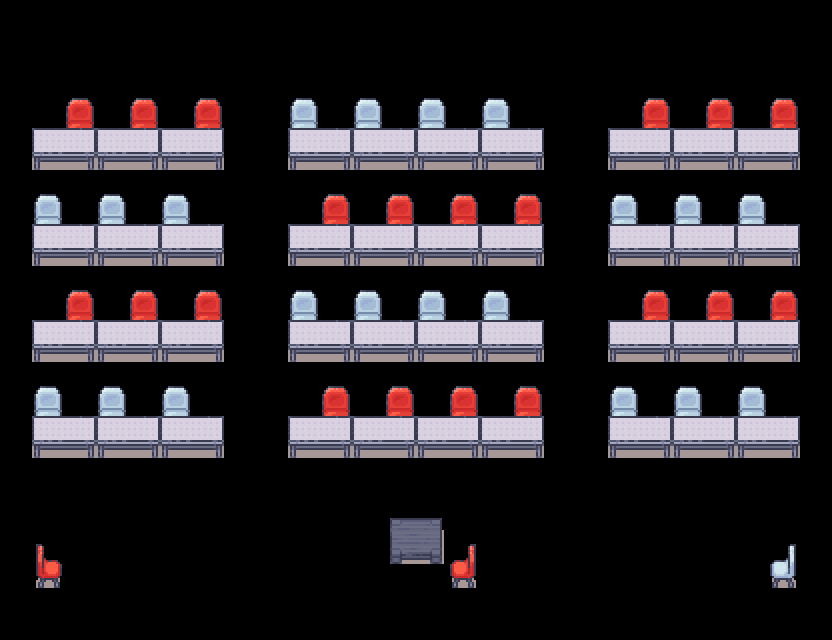

This is a level from a 2D game, rendered from its Tiled map with the project's own tilesets. A one-line summary and the map file follow, with tile-layer data summarised:
An orthogonal 26x20 tile map with 32x32 px tiles, 1 tile layer (CHAIR), 4 hidden layers not drawn, 2 tilesets.

<map version="1.10" tiledversion="1.10.2" orientation="orthogonal" renderorder="right-down" width="26" height="20" tilewidth="32" tileheight="32" infinite="0" nextlayerid="6" nextobjectid="1">
 <tileset firstgid="1" source="../../TSX FILES/(LAYER1) GLE_CR.tsx" />
 <tileset firstgid="8285" source="../../TSX FILES/FULL_INTERIOR.tsx" />
 <layer id="1" name="FLOORING" width="26" height="20" visible="0">
  <data>[520 cells, 456 non-empty, 1 distinct tile ids]</data>
 </layer>
 <layer id="2" name="WALL" width="26" height="20" visible="0">
  <data>[520 cells, 136 non-empty, 11 distinct tile ids]</data>
 </layer>
 <layer id="4" name="FLOOR UP -1" width="26" height="20" visible="0">
  <data>[520 cells, 100 non-empty, 13 distinct tile ids]</data>
 </layer>
 <layer id="3" name="FLOOR UP" width="26" height="20" visible="0">
  <data>[520 cells, 115 non-empty, 16 distinct tile ids]</data>
 </layer>
 <layer id="5" name="CHAIR" width="26" height="20">
  <data>[520 cells, 210 non-empty, 16 distinct tile ids]</data>
 </layer>
</map>
